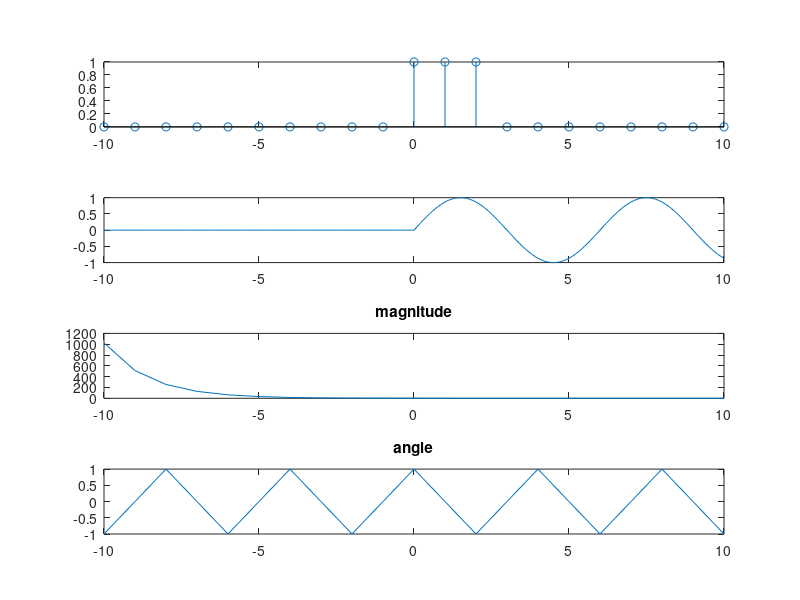

MATLAB code for this plot:
close all;
clear;
clc;
n = -10:10;
u = [(n)>=0];
u3 = [(n-3)>=0];
a = u - u3;
subplot(411),stem(n,a);

k = -10:0.1:10;
b = sin(k*pi/3).*[(-10:0.1:10)>=0];
subplot(412), plot(k,b);

subplot(413), plot(n,0.5.^n),title('magnitude');
subplot(414), plot(n,exp(j*pi*n/2)),title('angle');